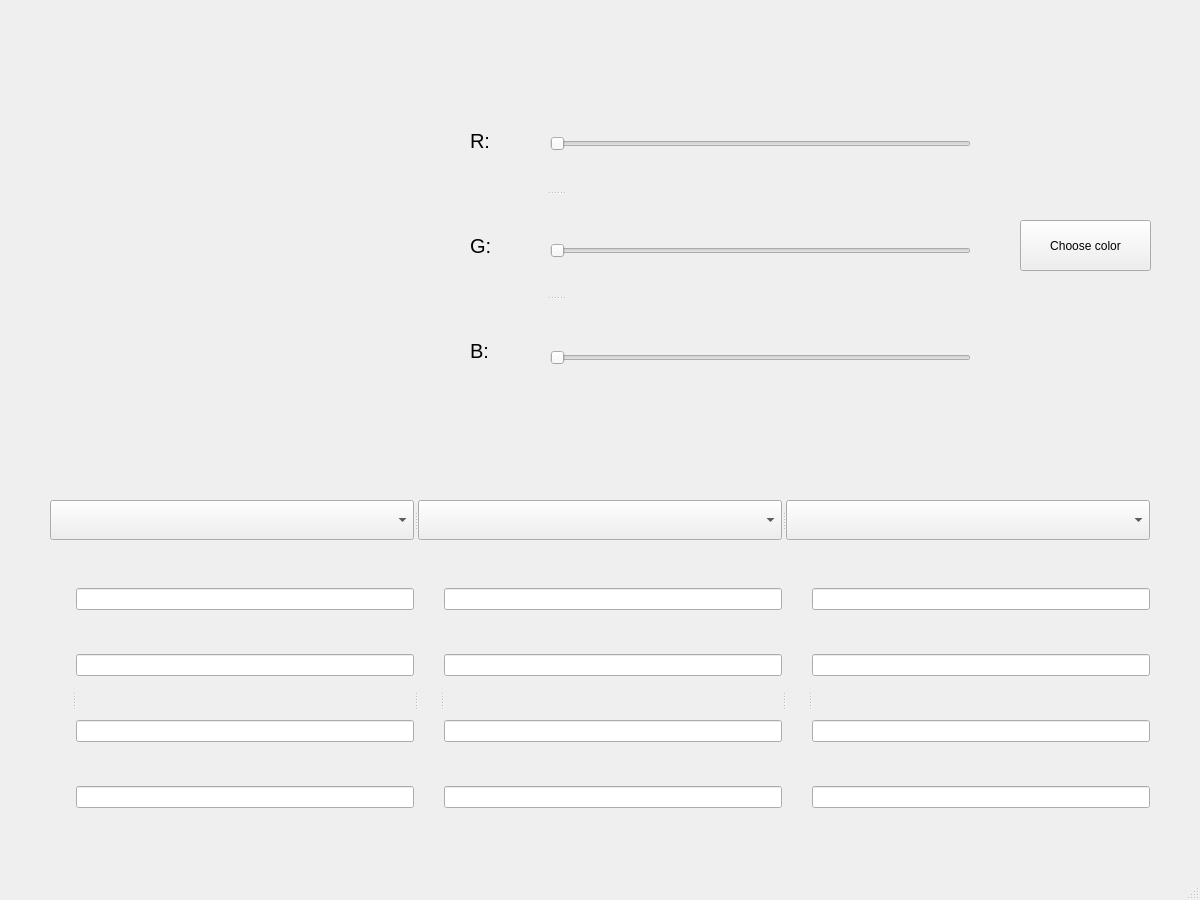
<?xml version="1.0" encoding="UTF-8"?>
<ui version="4.0">
 <class>MainWindow</class>
 <widget class="QMainWindow" name="MainWindow">
  <property name="geometry">
   <rect>
    <x>0</x>
    <y>0</y>
    <width>1200</width>
    <height>900</height>
   </rect>
  </property>
  <property name="minimumSize">
   <size>
    <width>1200</width>
    <height>900</height>
   </size>
  </property>
  <property name="maximumSize">
   <size>
    <width>1200</width>
    <height>900</height>
   </size>
  </property>
  <property name="windowTitle">
   <string>MainWindow</string>
  </property>
  <widget class="QWidget" name="centralwidget">
   <widget class="QPushButton" name="color_button">
    <property name="geometry">
     <rect>
      <x>1020</x>
      <y>220</y>
      <width>131</width>
      <height>51</height>
     </rect>
    </property>
    <property name="text">
     <string>Choose color</string>
    </property>
   </widget>
   <widget class="QWidget" name="layoutWidget">
    <property name="geometry">
     <rect>
      <x>550</x>
      <y>50</y>
      <width>421</width>
      <height>401</height>
     </rect>
    </property>
    <layout class="QVBoxLayout" name="verticalLayout" stretch="0,1,0">
     <item>
      <widget class="QSlider" name="slider_1">
       <property name="maximum">
        <number>255</number>
       </property>
       <property name="orientation">
        <enum>Qt::Horizontal</enum>
       </property>
      </widget>
     </item>
     <item>
      <widget class="QSlider" name="slider_2">
       <property name="maximum">
        <number>255</number>
       </property>
       <property name="orientation">
        <enum>Qt::Horizontal</enum>
       </property>
      </widget>
     </item>
     <item>
      <widget class="QSlider" name="slider_3">
       <property name="maximum">
        <number>255</number>
       </property>
       <property name="orientation">
        <enum>Qt::Horizontal</enum>
       </property>
      </widget>
     </item>
    </layout>
   </widget>
   <widget class="QLabel" name="label">
    <property name="geometry">
     <rect>
      <x>50</x>
      <y>50</y>
      <width>400</width>
      <height>400</height>
     </rect>
    </property>
    <property name="text">
     <string/>
    </property>
   </widget>
   <widget class="QSplitter" name="splitter">
    <property name="geometry">
     <rect>
      <x>50</x>
      <y>550</y>
      <width>1100</width>
      <height>300</height>
     </rect>
    </property>
    <property name="orientation">
     <enum>Qt::Horizontal</enum>
    </property>
    <widget class="QSplitter" name="splitter_4">
     <property name="orientation">
      <enum>Qt::Horizontal</enum>
     </property>
     <widget class="QWidget" name="layoutWidget_6">
      <layout class="QVBoxLayout" name="verticalLayout_8">
       <item>
        <widget class="QLabel" name="label11">
         <property name="text">
          <string/>
         </property>
        </widget>
       </item>
       <item>
        <widget class="QLabel" name="label12">
         <property name="text">
          <string/>
         </property>
        </widget>
       </item>
       <item>
        <widget class="QLabel" name="label13">
         <property name="text">
          <string/>
         </property>
        </widget>
       </item>
       <item>
        <widget class="QLabel" name="label14">
         <property name="text">
          <string/>
         </property>
        </widget>
       </item>
      </layout>
     </widget>
     <widget class="QWidget" name="layoutWidget_7">
      <layout class="QVBoxLayout" name="verticalLayout_9">
       <item>
        <widget class="QLineEdit" name="line11"/>
       </item>
       <item>
        <widget class="QLineEdit" name="line12"/>
       </item>
       <item>
        <widget class="QLineEdit" name="line13"/>
       </item>
       <item>
        <widget class="QLineEdit" name="line14"/>
       </item>
      </layout>
     </widget>
    </widget>
    <widget class="QSplitter" name="splitter_6">
     <property name="orientation">
      <enum>Qt::Horizontal</enum>
     </property>
     <widget class="QWidget" name="layoutWidget_8">
      <layout class="QVBoxLayout" name="verticalLayout_10">
       <item>
        <widget class="QLabel" name="label21">
         <property name="text">
          <string/>
         </property>
        </widget>
       </item>
       <item>
        <widget class="QLabel" name="label22">
         <property name="text">
          <string/>
         </property>
        </widget>
       </item>
       <item>
        <widget class="QLabel" name="label23">
         <property name="text">
          <string/>
         </property>
        </widget>
       </item>
       <item>
        <widget class="QLabel" name="label24">
         <property name="text">
          <string/>
         </property>
        </widget>
       </item>
      </layout>
     </widget>
     <widget class="QWidget" name="layoutWidget_9">
      <layout class="QVBoxLayout" name="verticalLayout_11">
       <item>
        <widget class="QLineEdit" name="line21"/>
       </item>
       <item>
        <widget class="QLineEdit" name="line22"/>
       </item>
       <item>
        <widget class="QLineEdit" name="line23"/>
       </item>
       <item>
        <widget class="QLineEdit" name="line24"/>
       </item>
      </layout>
     </widget>
    </widget>
    <widget class="QSplitter" name="splitter_8">
     <property name="orientation">
      <enum>Qt::Horizontal</enum>
     </property>
     <widget class="QWidget" name="layoutWidget_10">
      <layout class="QVBoxLayout" name="verticalLayout_12">
       <item>
        <widget class="QLabel" name="label31">
         <property name="text">
          <string/>
         </property>
        </widget>
       </item>
       <item>
        <widget class="QLabel" name="label32">
         <property name="text">
          <string/>
         </property>
        </widget>
       </item>
       <item>
        <widget class="QLabel" name="label33">
         <property name="text">
          <string/>
         </property>
        </widget>
       </item>
       <item>
        <widget class="QLabel" name="label34">
         <property name="text">
          <string/>
         </property>
        </widget>
       </item>
      </layout>
     </widget>
     <widget class="QWidget" name="layoutWidget_11">
      <layout class="QVBoxLayout" name="verticalLayout_13">
       <item>
        <widget class="QLineEdit" name="line31"/>
       </item>
       <item>
        <widget class="QLineEdit" name="line32"/>
       </item>
       <item>
        <widget class="QLineEdit" name="line33"/>
       </item>
       <item>
        <widget class="QLineEdit" name="line34"/>
       </item>
      </layout>
     </widget>
    </widget>
   </widget>
   <widget class="QSplitter" name="splitter_2">
    <property name="geometry">
     <rect>
      <x>50</x>
      <y>500</y>
      <width>1100</width>
      <height>40</height>
     </rect>
    </property>
    <property name="orientation">
     <enum>Qt::Horizontal</enum>
    </property>
    <widget class="QComboBox" name="cmodel_1"/>
    <widget class="QComboBox" name="cmodel_2"/>
    <widget class="QComboBox" name="cmodel_3"/>
   </widget>
   <widget class="QSplitter" name="splitter_3">
    <property name="geometry">
     <rect>
      <x>470</x>
      <y>90</y>
      <width>171</width>
      <height>311</height>
     </rect>
    </property>
    <property name="orientation">
     <enum>Qt::Vertical</enum>
    </property>
    <widget class="QLabel" name="label_2">
     <property name="font">
      <font>
       <pointsize>15</pointsize>
      </font>
     </property>
     <property name="text">
      <string>R:</string>
     </property>
    </widget>
    <widget class="QLabel" name="label_3">
     <property name="font">
      <font>
       <pointsize>15</pointsize>
      </font>
     </property>
     <property name="text">
      <string>G:</string>
     </property>
    </widget>
    <widget class="QLabel" name="label_4">
     <property name="font">
      <font>
       <pointsize>15</pointsize>
      </font>
     </property>
     <property name="text">
      <string>B:</string>
     </property>
    </widget>
   </widget>
  </widget>
  <widget class="QMenuBar" name="menubar">
   <property name="geometry">
    <rect>
     <x>0</x>
     <y>0</y>
     <width>1200</width>
     <height>21</height>
    </rect>
   </property>
  </widget>
  <widget class="QStatusBar" name="statusbar"/>
 </widget>
 <resources/>
 <connections/>
</ui>
